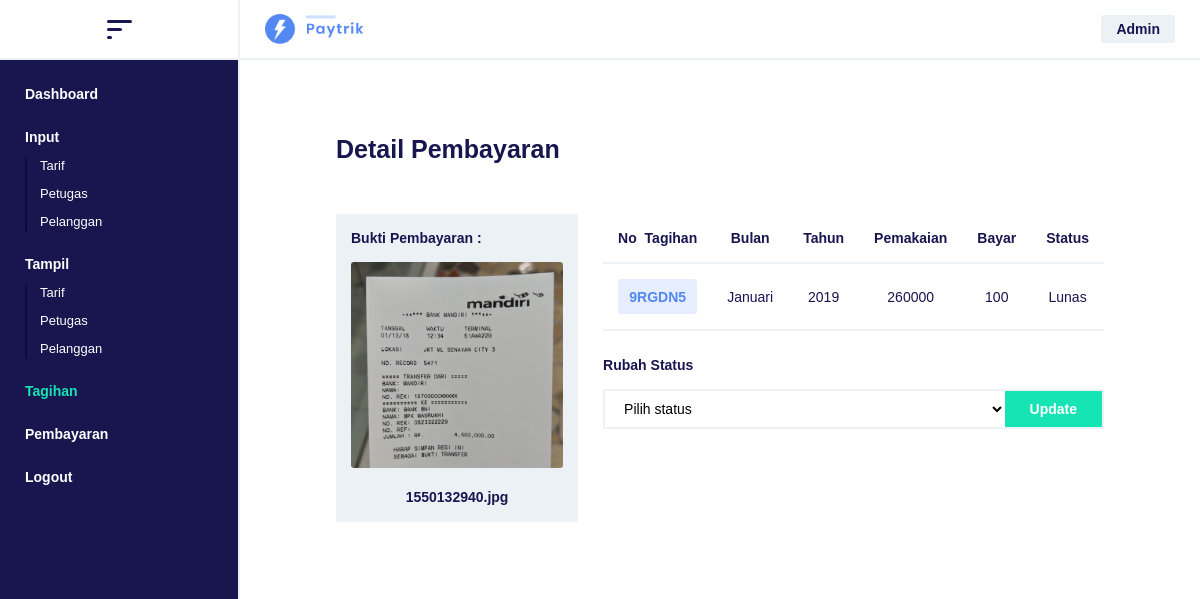
The app's page /detailpembayaran.php?nopelanggan=1&kodetagihan=25 (signed in) with its own data.
### tables this page shows
CREATE TABLE `tbpembayaran` (
  `kodePembayaran` int(11) NOT NULL,
  `kodeTagihan` int(11) NOT NULL,
  `tglBayar` date NOT NULL,
  `jumlahTagihan` double(10,0) NOT NULL,
  `buktiPembayaran` varchar(50) NOT NULL,
  `status` varchar(15) NOT NULL
);

CREATE TABLE `tbtagihan` (
  `kodeTagihan` int(11) NOT NULL,
  `noTagihan` varchar(50) NOT NULL,
  `noPelanggan` varchar(50) NOT NULL,
  `tahunTagih` varchar(50) NOT NULL,
  `bulanTagih` varchar(50) NOT NULL,
  `jumlahPemakaian` double(10,0) NOT NULL,
  `totalBayar` double(10,0) NOT NULL,
  `status` varchar(15) NOT NULL
);

### detailpembayaran.php (the view, shortened to what this page needs)
<?php
require_once "koneksi.php";
$kodeTagihan = $_GET['kodetagihan'];
$sql = mysqli_query($connect, "SELECT * FROM tbtagihan WHERE kodeTagihan = '$kodeTagihan'");
?>
<!DOCTYPE html>
<html>
<head>
	<link rel="stylesheet" type="text/css" href="style.css">
</head>
<body>
<div class="container bflex">
	<div class="head cflex">
		<a class="btn-menu">
			<div class="icon icon1"></div>
			<div class="icon icon2"></div>
			<div class="icon icon3"></div>
		</a>
	</div>
	<div class="lcontainer">
		<ul class="menu">
			<li class="title-menu"><a href="dashboard.php"><span> Dashboard </span></a></li>
			<?php if( $_SESSION['level'] == 'Admin' ){ ?>
				<li class="title-menu"><a href="inputtarif.php"><span> Input </span></a>
					<ul class="drop">
						<li><a href="inputtarif.php"> Tarif </a></li>
						<li><a href="inputpetugas.php"> Petugas </a></li>
						<li><a href="inputpelanggan.php"> Pelanggan </a></li>
					</ul>
				</li>
				<li class="title-menu"><a href="tampiltarif.php"><span> Tampil </span></a>
					<ul class="drop">
						<li><a href="tampiltarif.php"> Tarif </a></li>
						<li><a href="tampilpetugas.php"> Petugas </a></li>
						<li><a href="tampilpelanggan.php"> Pelanggan </a></li>
					</ul>
				</li>
			<?php } ?>
			<li class="title-menu"><a href="inputtagihan.php"><span style="color: #16e4b4"> Tagihan </span></a></li>
			<li class="title-menu"><a href="inputpembayaran.php"><span> Pembayaran </span></a></li>
			<li><a class="btn-logout"><span> Logout </span></a></li>
		</ul>
	</div>
	<div class="rcontainer">
		<div class="header bflex">
			<a href="dashboard.php">
				<img src="image/logo.png">
			</a>
			<div class="title-user">
				<span> <?php echo $_SESSION['level'] ?> </span>
			</div>
		</div>
		<div class="wrapper">
			<div class="delimiter">
				<h1 style="margin: 35px 0px 50px"> Detail Pembayaran </h1>
				<div class="wdetail bflex" style="justify-content: stretch; align-items: stretch;">
					<div class="ldetail">
						<span> Bukti Pembayaran : </span>
						<?php
							$sql1 = mysqli_query($connect, "SELECT * FROM tbpembayaran WHERE kodeTagihan = '$kodeTagihan'");
							if( mysqli_num_rows($sql1) > 0 ){
								$data = mysqli_fetch_assoc($sql1);
						?>
						<img src="buktiPembayaran/<?php echo $data['buktiPembayaran'] ?>" style="height: auto; width: 100%;">
						<p class="ctext" style="font-weight: bold; margin-top: 15px"> <?php echo $data['buktiPembayaran']; ?> </p>
						<?php } else { ?>
						<img src="export/lost.png" style="height: auto; width: 100%;">
						<p class="ctext" style="font-weight: bold"> Belum ada bukti pembayaran </p>
						<?php } ?>
					</div>
					<div class="rdetail">
						<?php if( mysqli_num_rows($sql) > 0 ){ $i = 1; ?>
						<div class="max">
							<table style="margin: 0px">
								<tr>
									<td><span> No<font style="color: #fff">_</font>Tagihan </span></td>
									<td><span> Bulan </span></td>
									<td><span> Tahun </span></td>
									<td><span> Pemakaian </span></td>
									<td><span> Bayar </span></td>
									<td><span> Status </span></td>
								</tr>
								<?php if( $row = mysqli_fetch_assoc($sql) ){ ?>
								<tr>
									<td><p class="number" style="width: auto; font-weight: bold;"> <?php echo $row['noTagihan'] ?> </p></td>
									<td><p> <?php echo $row['bulanTagih'] ?> </p></td>
									<td><p> <?php echo $row['tahunTagih'] ?> </p></td>
									<td><p> <?php echo $row['totalBayar'] ?> </p></td>
									<td><p> <?php echo $row['jumlahPemakaian'] ?> </p></td>
									<td><p> <?php echo $row['status'] ?> </p></td>
								</tr>
								<?php } ?>
							</table>
						</div>
						<?php } else {
							echo "<script>
									var error = document.getElementsByClassName('error')[0];
									error.style.display='block';
									error.innerHTML = 'Data detail kosong !';
								</script>";
						} ?>
						<?php if( $_SESSION['level'] != "Pelanggan" ){ ?>
						<form method="POST" style="margin-top: 25px">
							<div class="winput">
								<span> Rubah Status </span>
								<div class="cinput bflex" style="margin-top: 15px">
									<select name="status" style="margin: 0px; border-radius: 3px 0px 0px 3px; border-right: 0px">
										<option value=""> Pilih status </option>
									</select>
									<button type="submit" name="btn-bayar" style="border-radius: 0px 3px 3px 0px;border-color: #ECf1f6; border-left: 0px;"> Update </button>
								</div>
							</div>
						</form>
						<?php }
						?>
					</div>
				</div>
			</div>
		</div>
	</div>
</div>
</body>
</html>

### style.css (style rules this page uses)
* { margin: 0px; padding: 0px; box-sizing: border-box; }
body { font-family: sans-serif; color: #18154f; }
h1 { font-size: 25px; }
span { font-size: 14px; font-weight: bold; }
p { font-size: 14px; line-height: 20px; }
a { text-decoration: none; cursor: pointer; font-size: 14px; }
.ctext { text-align: center; }
.cflex { display: flex; align-items: center; justify-content: center; }
.bflex { display: flex; align-items: center; justify-content: space-between; }
.number { display: flex; align-items: center; justify-content: center; height: 35px; width: 35px; border-radius: 3px; background-color: #E5EDFE; font-size: 14px; color: #5388f3; margin: 0px auto; }
.winput, .cinput { height: auto; width: 100%; }
input, select { height: 40px; width: 100%; outline: none; padding: 0px 15px; box-sizing: border-box; border-radius: 3px; border: 2px solid #ECf1f6; background-color: #fff; font-size: 14px; color: #000; margin-top: 10px; transition: .5s; }
button { height: 40px; width: auto; outline: none; cursor: pointer; padding: 0px 25px; border-radius: 3px; font-weight: bold; font-size: 14px; color: #fff; background-color: #16e4b4; border: 2px solid #16e4b4; transition: .5s; }
table { height: auto; width: 100%; text-align: center; margin-top: 25px; border-collapse: collapse; }
tr { height: auto; width: 100%; border-bottom: 2px solid #ECf1f6; }
td { padding: 15px; box-sizing: border-box; }
.wrapper { height: auto; width: 100%; padding: 100px 0px 50px; box-sizing: border-box; }
.delimiter { position: relative; height: auto; width: 85%; max-width: 768px; margin: 0px auto; }
.container { height: auto; width: 100%; }
.lcontainer { position: fixed; height: 100%; width: 20%; left: 0px; top: 0px; padding-top: 60px; box-sizing: border-box; border-right: 2px solid #ECf1f6; background-color: #18154f; transition: .5s; overflow: hidden; z-index: 9; }
.head { position: fixed; height: 60px; width: 20%; top: 0px; background-color: #fff; border-right: 2px solid #ECf1f6; border-bottom: 2px solid #ECf1f6; z-index: 99; }
.menu { height: auto; width: 100%; padding: 25px; box-sizing: border-box; }
.menu li { display: block; list-style: none; }
.menu a { font-size: 14px; color: #fff; transition: .5s; }
.title-menu { margin-bottom: 25px; }
.drop { position: relative; padding: 0px 15px; box-sizing: border-box; }
.drop:before { position: absolute; height: 100%; width: 2px; left: 0; top: 2px; content: ''; border-radius: 3px; background-color: #0b0842; }
.drop li { margin-top: 10px; }
.drop a { font-size: 13px; }
.icon { height: 3px; width: 25px; border-radius: 3px; background-color: #18154f; transition: .5s; }
.icon1 { width: 25px; }
.icon2 { width: 15px; margin: 5px 0px; }
.icon3 { width: 5px; }
.rcontainer { position: absolute; height: auto; width: 80%; right: 0px; top: 0px; background-color: #fff; transition: .5s; z-index: 9; }
.header { position: fixed; height: 60px; width: 80%; right: 0px; top: 0px; padding: 0px 25px; box-sizing: border-box; background-color: #fff; border-bottom: 2px solid #ECf1f6; z-index: 9999; }
.header img { height: 30px; width: auto; vertical-align: middle; }
.title-user { padding: 5px 15px; box-sizing: border-box; border-radius: 3px; background-color: #ECf1f6; }
.ldetail { height: auto; width: 40%; margin-right: 25px; padding: 15px; border-radius: 3px; box-sizing: border-box; background-color: #ECf1f6; }
.ldetail img { margin-top: 15px; border-radius: 3px; }
.rdetail { height: auto; width: 70%; }

### records on screen
tbpembayaran: buktiPembayaran (picture), buktiPembayaran "1550132940.jpg"
tbtagihan: noTagihan "9RGDN5", bulanTagih "Januari", tahunTagih "2019", totalBayar "260000", jumlahPemakaian "100", status "Lunas"

### other values on screen
$_SESSION['level'] "Admin"
